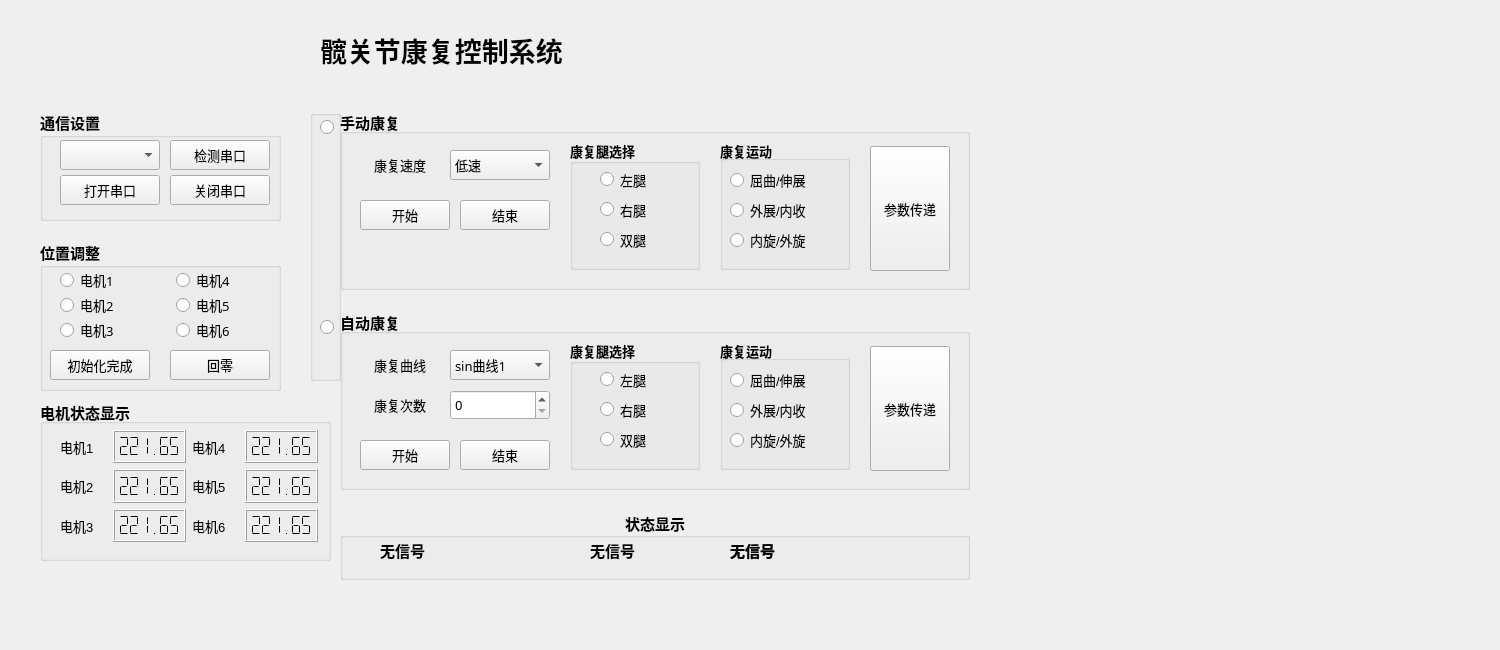
<?xml version="1.0" encoding="UTF-8"?>
<ui version="4.0">
 <class>Exo_Main</class>
 <widget class="QWidget" name="Exo_Main">
  <property name="geometry">
   <rect>
    <x>0</x>
    <y>0</y>
    <width>1500</width>
    <height>650</height>
   </rect>
  </property>
  <property name="windowTitle">
   <string>Exo_Main</string>
  </property>
  <widget class="QGroupBox" name="groupBox_AutoKangFu">
   <property name="geometry">
    <rect>
     <x>340</x>
     <y>310</y>
     <width>630</width>
     <height>180</height>
    </rect>
   </property>
   <property name="font">
    <font>
     <pointsize>11</pointsize>
     <weight>75</weight>
     <bold>true</bold>
    </font>
   </property>
   <property name="title">
    <string>自动康复</string>
   </property>
   <widget class="QLabel" name="label_3">
    <property name="geometry">
     <rect>
      <x>10</x>
      <y>80</y>
      <width>100</width>
      <height>30</height>
     </rect>
    </property>
    <property name="font">
     <font>
      <family>宋体</family>
      <pointsize>10</pointsize>
      <weight>50</weight>
      <bold>false</bold>
     </font>
    </property>
    <property name="layoutDirection">
     <enum>Qt::LeftToRight</enum>
    </property>
    <property name="text">
     <string>康复次数</string>
    </property>
    <property name="alignment">
     <set>Qt::AlignCenter</set>
    </property>
   </widget>
   <widget class="QComboBox" name="comboBox_KangFuCurveChose">
    <property name="geometry">
     <rect>
      <x>110</x>
      <y>40</y>
      <width>100</width>
      <height>30</height>
     </rect>
    </property>
    <property name="font">
     <font>
      <family>宋体</family>
      <pointsize>10</pointsize>
      <weight>50</weight>
      <bold>false</bold>
     </font>
    </property>
    <item>
     <property name="text">
      <string>sin曲线1</string>
     </property>
    </item>
    <item>
     <property name="text">
      <string>sin曲线2</string>
     </property>
    </item>
    <item>
     <property name="text">
      <string>sin曲线3</string>
     </property>
    </item>
    <item>
     <property name="text">
      <string>步态曲线</string>
     </property>
    </item>
   </widget>
   <widget class="QSpinBox" name="spinBox_AutoKangFuCiShu">
    <property name="geometry">
     <rect>
      <x>110</x>
      <y>80</y>
      <width>100</width>
      <height>30</height>
     </rect>
    </property>
    <property name="font">
     <font>
      <family>宋体</family>
      <pointsize>10</pointsize>
      <weight>50</weight>
      <bold>false</bold>
     </font>
    </property>
   </widget>
   <widget class="QGroupBox" name="groupBox_7">
    <property name="geometry">
     <rect>
      <x>380</x>
      <y>30</y>
      <width>130</width>
      <height>130</height>
     </rect>
    </property>
    <property name="font">
     <font>
      <pointsize>10</pointsize>
      <weight>75</weight>
      <bold>true</bold>
     </font>
    </property>
    <property name="title">
     <string>康复运动</string>
    </property>
    <widget class="QRadioButton" name="radioBtn_NeiWaiXuan_2">
     <property name="geometry">
      <rect>
       <x>10</x>
       <y>90</y>
       <width>100</width>
       <height>20</height>
      </rect>
     </property>
     <property name="font">
      <font>
       <pointsize>10</pointsize>
       <weight>50</weight>
       <bold>false</bold>
      </font>
     </property>
     <property name="text">
      <string>内旋/外旋</string>
     </property>
    </widget>
    <widget class="QRadioButton" name="radioBtn_ZhanShou_2">
     <property name="geometry">
      <rect>
       <x>10</x>
       <y>60</y>
       <width>100</width>
       <height>20</height>
      </rect>
     </property>
     <property name="font">
      <font>
       <pointsize>10</pointsize>
       <weight>50</weight>
       <bold>false</bold>
      </font>
     </property>
     <property name="text">
      <string>外展/内收</string>
     </property>
    </widget>
    <widget class="QRadioButton" name="radioBtn_QuShen_2">
     <property name="geometry">
      <rect>
       <x>10</x>
       <y>30</y>
       <width>100</width>
       <height>20</height>
      </rect>
     </property>
     <property name="baseSize">
      <size>
       <width>14</width>
       <height>4</height>
      </size>
     </property>
     <property name="font">
      <font>
       <pointsize>10</pointsize>
       <weight>50</weight>
       <bold>false</bold>
      </font>
     </property>
     <property name="text">
      <string>屈曲/伸展</string>
     </property>
    </widget>
   </widget>
   <widget class="QPushButton" name="Btn_Auto_Start">
    <property name="geometry">
     <rect>
      <x>20</x>
      <y>130</y>
      <width>90</width>
      <height>30</height>
     </rect>
    </property>
    <property name="font">
     <font>
      <family>宋体</family>
      <pointsize>10</pointsize>
      <weight>50</weight>
      <bold>false</bold>
     </font>
    </property>
    <property name="text">
     <string>开始</string>
    </property>
   </widget>
   <widget class="QGroupBox" name="groupBox_8">
    <property name="geometry">
     <rect>
      <x>230</x>
      <y>30</y>
      <width>130</width>
      <height>130</height>
     </rect>
    </property>
    <property name="font">
     <font>
      <family>宋体</family>
      <pointsize>10</pointsize>
      <weight>75</weight>
      <bold>true</bold>
     </font>
    </property>
    <property name="title">
     <string>康复腿选择</string>
    </property>
    <widget class="QRadioButton" name="radioBtn_RightLeg_2">
     <property name="geometry">
      <rect>
       <x>30</x>
       <y>60</y>
       <width>61</width>
       <height>19</height>
      </rect>
     </property>
     <property name="font">
      <font>
       <family>宋体</family>
       <pointsize>10</pointsize>
       <weight>50</weight>
       <bold>false</bold>
      </font>
     </property>
     <property name="text">
      <string>右腿</string>
     </property>
    </widget>
    <widget class="QRadioButton" name="radioBtn_BothLeg_2">
     <property name="geometry">
      <rect>
       <x>30</x>
       <y>90</y>
       <width>61</width>
       <height>19</height>
      </rect>
     </property>
     <property name="font">
      <font>
       <family>宋体</family>
       <pointsize>10</pointsize>
       <weight>50</weight>
       <bold>false</bold>
      </font>
     </property>
     <property name="text">
      <string>双腿</string>
     </property>
    </widget>
    <widget class="QRadioButton" name="radioBtn_LeftLeg_2">
     <property name="geometry">
      <rect>
       <x>30</x>
       <y>30</y>
       <width>61</width>
       <height>19</height>
      </rect>
     </property>
     <property name="font">
      <font>
       <family>宋体</family>
       <pointsize>10</pointsize>
       <weight>50</weight>
       <bold>false</bold>
      </font>
     </property>
     <property name="text">
      <string>左腿</string>
     </property>
    </widget>
   </widget>
   <widget class="QPushButton" name="AutoMode_End">
    <property name="geometry">
     <rect>
      <x>120</x>
      <y>130</y>
      <width>90</width>
      <height>30</height>
     </rect>
    </property>
    <property name="font">
     <font>
      <family>宋体</family>
      <pointsize>10</pointsize>
      <weight>50</weight>
      <bold>false</bold>
     </font>
    </property>
    <property name="text">
     <string>结束</string>
    </property>
   </widget>
   <widget class="QLabel" name="label_4">
    <property name="geometry">
     <rect>
      <x>10</x>
      <y>40</y>
      <width>100</width>
      <height>30</height>
     </rect>
    </property>
    <property name="font">
     <font>
      <family>宋体</family>
      <pointsize>10</pointsize>
      <weight>50</weight>
      <bold>false</bold>
     </font>
    </property>
    <property name="layoutDirection">
     <enum>Qt::LeftToRight</enum>
    </property>
    <property name="text">
     <string>康复曲线</string>
    </property>
    <property name="alignment">
     <set>Qt::AlignCenter</set>
    </property>
   </widget>
   <widget class="QPushButton" name="Btn_Auto_ParaSend">
    <property name="geometry">
     <rect>
      <x>530</x>
      <y>36</y>
      <width>80</width>
      <height>125</height>
     </rect>
    </property>
    <property name="font">
     <font>
      <family>宋体</family>
      <pointsize>10</pointsize>
      <weight>50</weight>
      <bold>false</bold>
     </font>
    </property>
    <property name="text">
     <string>参数传递</string>
    </property>
   </widget>
  </widget>
  <widget class="QGroupBox" name="groupBox_ParaSet">
   <property name="geometry">
    <rect>
     <x>40</x>
     <y>110</y>
     <width>241</width>
     <height>111</height>
    </rect>
   </property>
   <property name="font">
    <font>
     <family>宋体</family>
     <pointsize>11</pointsize>
     <weight>75</weight>
     <bold>true</bold>
    </font>
   </property>
   <property name="title">
    <string>通信设置</string>
   </property>
   <widget class="QPushButton" name="Btn_Open_Serial">
    <property name="geometry">
     <rect>
      <x>20</x>
      <y>65</y>
      <width>100</width>
      <height>30</height>
     </rect>
    </property>
    <property name="font">
     <font>
      <family>宋体</family>
      <pointsize>10</pointsize>
      <weight>50</weight>
      <bold>false</bold>
     </font>
    </property>
    <property name="text">
     <string>打开串口</string>
    </property>
   </widget>
   <widget class="QPushButton" name="Btn_SerialScan">
    <property name="geometry">
     <rect>
      <x>130</x>
      <y>30</y>
      <width>100</width>
      <height>30</height>
     </rect>
    </property>
    <property name="font">
     <font>
      <family>宋体</family>
      <pointsize>10</pointsize>
      <weight>50</weight>
      <bold>false</bold>
     </font>
    </property>
    <property name="text">
     <string>检测串口</string>
    </property>
   </widget>
   <widget class="QPushButton" name="Btn_Close_Serial">
    <property name="geometry">
     <rect>
      <x>130</x>
      <y>65</y>
      <width>100</width>
      <height>30</height>
     </rect>
    </property>
    <property name="font">
     <font>
      <family>宋体</family>
      <pointsize>10</pointsize>
      <weight>50</weight>
      <bold>false</bold>
     </font>
    </property>
    <property name="text">
     <string>关闭串口</string>
    </property>
   </widget>
   <widget class="QComboBox" name="comBox_Serial_num">
    <property name="geometry">
     <rect>
      <x>20</x>
      <y>30</y>
      <width>100</width>
      <height>30</height>
     </rect>
    </property>
    <property name="font">
     <font>
      <family>宋体</family>
      <pointsize>10</pointsize>
      <weight>50</weight>
      <bold>false</bold>
     </font>
    </property>
   </widget>
  </widget>
  <widget class="QGroupBox" name="groupBox_ShouDongKangFu">
   <property name="geometry">
    <rect>
     <x>340</x>
     <y>110</y>
     <width>630</width>
     <height>180</height>
    </rect>
   </property>
   <property name="font">
    <font>
     <pointsize>11</pointsize>
     <weight>75</weight>
     <bold>true</bold>
    </font>
   </property>
   <property name="title">
    <string>手动康复</string>
   </property>
   <widget class="QComboBox" name="combBox_SpeedChose">
    <property name="geometry">
     <rect>
      <x>110</x>
      <y>40</y>
      <width>100</width>
      <height>30</height>
     </rect>
    </property>
    <property name="font">
     <font>
      <family>宋体</family>
      <pointsize>10</pointsize>
      <weight>50</weight>
      <bold>false</bold>
     </font>
    </property>
    <item>
     <property name="text">
      <string>低速</string>
     </property>
    </item>
    <item>
     <property name="text">
      <string>中速</string>
     </property>
    </item>
    <item>
     <property name="text">
      <string>高速</string>
     </property>
    </item>
    <item>
     <property name="text">
      <string>电流限幅</string>
     </property>
    </item>
   </widget>
   <widget class="QGroupBox" name="groupBox_4">
    <property name="geometry">
     <rect>
      <x>380</x>
      <y>30</y>
      <width>130</width>
      <height>130</height>
     </rect>
    </property>
    <property name="font">
     <font>
      <pointsize>10</pointsize>
      <weight>75</weight>
      <bold>true</bold>
     </font>
    </property>
    <property name="title">
     <string>康复运动</string>
    </property>
    <widget class="QRadioButton" name="radioBtn_NeiWaiXuan">
     <property name="geometry">
      <rect>
       <x>10</x>
       <y>90</y>
       <width>100</width>
       <height>20</height>
      </rect>
     </property>
     <property name="font">
      <font>
       <pointsize>10</pointsize>
       <weight>50</weight>
       <bold>false</bold>
      </font>
     </property>
     <property name="text">
      <string>内旋/外旋</string>
     </property>
    </widget>
    <widget class="QRadioButton" name="radioBtn_ZhanShou">
     <property name="geometry">
      <rect>
       <x>10</x>
       <y>60</y>
       <width>100</width>
       <height>20</height>
      </rect>
     </property>
     <property name="font">
      <font>
       <pointsize>10</pointsize>
       <weight>50</weight>
       <bold>false</bold>
      </font>
     </property>
     <property name="text">
      <string>外展/内收</string>
     </property>
    </widget>
    <widget class="QRadioButton" name="radioBtn_QuShen">
     <property name="geometry">
      <rect>
       <x>10</x>
       <y>30</y>
       <width>100</width>
       <height>20</height>
      </rect>
     </property>
     <property name="baseSize">
      <size>
       <width>14</width>
       <height>4</height>
      </size>
     </property>
     <property name="font">
      <font>
       <pointsize>10</pointsize>
       <weight>50</weight>
       <bold>false</bold>
      </font>
     </property>
     <property name="text">
      <string>屈曲/伸展</string>
     </property>
    </widget>
   </widget>
   <widget class="QPushButton" name="Btn_ShouDong_Start">
    <property name="geometry">
     <rect>
      <x>20</x>
      <y>90</y>
      <width>90</width>
      <height>30</height>
     </rect>
    </property>
    <property name="font">
     <font>
      <family>宋体</family>
      <pointsize>10</pointsize>
      <weight>50</weight>
      <bold>false</bold>
     </font>
    </property>
    <property name="text">
     <string>开始</string>
    </property>
   </widget>
   <widget class="QGroupBox" name="groupBox_3">
    <property name="geometry">
     <rect>
      <x>230</x>
      <y>30</y>
      <width>130</width>
      <height>130</height>
     </rect>
    </property>
    <property name="font">
     <font>
      <family>宋体</family>
      <pointsize>10</pointsize>
      <weight>75</weight>
      <bold>true</bold>
     </font>
    </property>
    <property name="title">
     <string>康复腿选择</string>
    </property>
    <widget class="QRadioButton" name="radioBtn_RightLeg">
     <property name="geometry">
      <rect>
       <x>30</x>
       <y>60</y>
       <width>61</width>
       <height>19</height>
      </rect>
     </property>
     <property name="font">
      <font>
       <family>宋体</family>
       <pointsize>10</pointsize>
       <weight>50</weight>
       <bold>false</bold>
      </font>
     </property>
     <property name="text">
      <string>右腿</string>
     </property>
    </widget>
    <widget class="QRadioButton" name="radioBtn_BothLeg">
     <property name="geometry">
      <rect>
       <x>30</x>
       <y>90</y>
       <width>61</width>
       <height>19</height>
      </rect>
     </property>
     <property name="font">
      <font>
       <family>宋体</family>
       <pointsize>10</pointsize>
       <weight>50</weight>
       <bold>false</bold>
      </font>
     </property>
     <property name="text">
      <string>双腿</string>
     </property>
    </widget>
    <widget class="QRadioButton" name="radioBtn_LeftLeg">
     <property name="geometry">
      <rect>
       <x>30</x>
       <y>30</y>
       <width>61</width>
       <height>19</height>
      </rect>
     </property>
     <property name="font">
      <font>
       <family>宋体</family>
       <pointsize>10</pointsize>
       <weight>50</weight>
       <bold>false</bold>
      </font>
     </property>
     <property name="text">
      <string>左腿</string>
     </property>
    </widget>
   </widget>
   <widget class="QPushButton" name="Btn_ShouDongEnd">
    <property name="geometry">
     <rect>
      <x>120</x>
      <y>90</y>
      <width>90</width>
      <height>30</height>
     </rect>
    </property>
    <property name="font">
     <font>
      <family>宋体</family>
      <pointsize>10</pointsize>
      <weight>50</weight>
      <bold>false</bold>
     </font>
    </property>
    <property name="text">
     <string>结束</string>
    </property>
   </widget>
   <widget class="QLabel" name="label_KangFuSuDu">
    <property name="geometry">
     <rect>
      <x>10</x>
      <y>40</y>
      <width>100</width>
      <height>30</height>
     </rect>
    </property>
    <property name="font">
     <font>
      <family>宋体</family>
      <pointsize>10</pointsize>
      <weight>50</weight>
      <bold>false</bold>
     </font>
    </property>
    <property name="layoutDirection">
     <enum>Qt::LeftToRight</enum>
    </property>
    <property name="text">
     <string>康复速度</string>
    </property>
    <property name="alignment">
     <set>Qt::AlignCenter</set>
    </property>
   </widget>
   <widget class="QPushButton" name="Btn_ShouDong_ParaSend">
    <property name="geometry">
     <rect>
      <x>530</x>
      <y>36</y>
      <width>80</width>
      <height>125</height>
     </rect>
    </property>
    <property name="font">
     <font>
      <family>宋体</family>
      <pointsize>10</pointsize>
      <weight>50</weight>
      <bold>false</bold>
     </font>
    </property>
    <property name="text">
     <string>参数传递</string>
    </property>
   </widget>
  </widget>
  <widget class="QLabel" name="Title_all">
   <property name="geometry">
    <rect>
     <x>320</x>
     <y>30</y>
     <width>320</width>
     <height>40</height>
    </rect>
   </property>
   <property name="font">
    <font>
     <family>隶书</family>
     <pointsize>20</pointsize>
     <weight>75</weight>
     <bold>true</bold>
     <stylestrategy>PreferAntialias</stylestrategy>
    </font>
   </property>
   <property name="text">
    <string>髋关节康复控制系统</string>
   </property>
  </widget>
  <widget class="QGroupBox" name="groupBox_MotorState">
   <property name="geometry">
    <rect>
     <x>40</x>
     <y>400</y>
     <width>291</width>
     <height>161</height>
    </rect>
   </property>
   <property name="font">
    <font>
     <pointsize>11</pointsize>
     <weight>75</weight>
     <bold>true</bold>
    </font>
   </property>
   <property name="title">
    <string>电机状态显示</string>
   </property>
   <widget class="QWidget" name="layoutWidget">
    <property name="geometry">
     <rect>
      <x>20</x>
      <y>30</y>
      <width>258</width>
      <height>112</height>
     </rect>
    </property>
    <layout class="QGridLayout" name="gridLayout">
     <item row="1" column="1">
      <widget class="QLCDNumber" name="lcdNum_M2">
       <property name="font">
        <font>
         <pointsize>10</pointsize>
         <weight>75</weight>
         <bold>true</bold>
        </font>
       </property>
       <property name="frameShape">
        <enum>QFrame::Box</enum>
       </property>
       <property name="frameShadow">
        <enum>QFrame::Raised</enum>
       </property>
       <property name="lineWidth">
        <number>1</number>
       </property>
       <property name="midLineWidth">
        <number>0</number>
       </property>
       <property name="smallDecimalPoint">
        <bool>false</bool>
       </property>
       <property name="digitCount">
        <number>6</number>
       </property>
       <property name="segmentStyle">
        <enum>QLCDNumber::Flat</enum>
       </property>
       <property name="value" stdset="0">
        <double>221.650000000000006</double>
       </property>
      </widget>
     </item>
     <item row="2" column="0">
      <widget class="QLabel" name="label_8">
       <property name="font">
        <font>
         <pointsize>10</pointsize>
         <weight>50</weight>
         <bold>false</bold>
        </font>
       </property>
       <property name="text">
        <string>电机3</string>
       </property>
      </widget>
     </item>
     <item row="0" column="0">
      <widget class="QLabel" name="label">
       <property name="font">
        <font>
         <pointsize>10</pointsize>
         <weight>50</weight>
         <bold>false</bold>
        </font>
       </property>
       <property name="text">
        <string>电机1</string>
       </property>
      </widget>
     </item>
     <item row="1" column="0">
      <widget class="QLabel" name="label_2">
       <property name="font">
        <font>
         <pointsize>10</pointsize>
         <weight>50</weight>
         <bold>false</bold>
        </font>
       </property>
       <property name="text">
        <string>电机2</string>
       </property>
      </widget>
     </item>
     <item row="2" column="1">
      <widget class="QLCDNumber" name="lcdNum_M3">
       <property name="font">
        <font>
         <pointsize>10</pointsize>
         <weight>75</weight>
         <bold>true</bold>
        </font>
       </property>
       <property name="frameShape">
        <enum>QFrame::Box</enum>
       </property>
       <property name="frameShadow">
        <enum>QFrame::Raised</enum>
       </property>
       <property name="lineWidth">
        <number>1</number>
       </property>
       <property name="midLineWidth">
        <number>0</number>
       </property>
       <property name="smallDecimalPoint">
        <bool>false</bool>
       </property>
       <property name="digitCount">
        <number>6</number>
       </property>
       <property name="segmentStyle">
        <enum>QLCDNumber::Flat</enum>
       </property>
       <property name="value" stdset="0">
        <double>221.650000000000006</double>
       </property>
      </widget>
     </item>
     <item row="0" column="1">
      <widget class="QLCDNumber" name="lcdNum_M1">
       <property name="font">
        <font>
         <pointsize>10</pointsize>
         <weight>75</weight>
         <bold>true</bold>
        </font>
       </property>
       <property name="frameShape">
        <enum>QFrame::Box</enum>
       </property>
       <property name="frameShadow">
        <enum>QFrame::Raised</enum>
       </property>
       <property name="lineWidth">
        <number>1</number>
       </property>
       <property name="midLineWidth">
        <number>0</number>
       </property>
       <property name="smallDecimalPoint">
        <bool>false</bool>
       </property>
       <property name="digitCount">
        <number>6</number>
       </property>
       <property name="segmentStyle">
        <enum>QLCDNumber::Flat</enum>
       </property>
       <property name="value" stdset="0">
        <double>221.650000000000006</double>
       </property>
      </widget>
     </item>
     <item row="2" column="3">
      <widget class="QLCDNumber" name="lcdNum_M6">
       <property name="font">
        <font>
         <pointsize>10</pointsize>
         <weight>75</weight>
         <bold>true</bold>
        </font>
       </property>
       <property name="frameShape">
        <enum>QFrame::Box</enum>
       </property>
       <property name="frameShadow">
        <enum>QFrame::Raised</enum>
       </property>
       <property name="lineWidth">
        <number>1</number>
       </property>
       <property name="midLineWidth">
        <number>0</number>
       </property>
       <property name="smallDecimalPoint">
        <bool>false</bool>
       </property>
       <property name="digitCount">
        <number>6</number>
       </property>
       <property name="segmentStyle">
        <enum>QLCDNumber::Flat</enum>
       </property>
       <property name="value" stdset="0">
        <double>221.650000000000006</double>
       </property>
      </widget>
     </item>
     <item row="1" column="2">
      <widget class="QLabel" name="label_6">
       <property name="font">
        <font>
         <pointsize>10</pointsize>
         <weight>50</weight>
         <bold>false</bold>
        </font>
       </property>
       <property name="text">
        <string>电机5</string>
       </property>
      </widget>
     </item>
     <item row="2" column="2">
      <widget class="QLabel" name="label_7">
       <property name="font">
        <font>
         <pointsize>10</pointsize>
         <weight>50</weight>
         <bold>false</bold>
        </font>
       </property>
       <property name="text">
        <string>电机6</string>
       </property>
      </widget>
     </item>
     <item row="0" column="2">
      <widget class="QLabel" name="label_5">
       <property name="font">
        <font>
         <pointsize>10</pointsize>
         <weight>50</weight>
         <bold>false</bold>
        </font>
       </property>
       <property name="text">
        <string>电机4</string>
       </property>
      </widget>
     </item>
     <item row="0" column="3">
      <widget class="QLCDNumber" name="lcdNum_M4">
       <property name="font">
        <font>
         <pointsize>10</pointsize>
         <weight>75</weight>
         <bold>true</bold>
        </font>
       </property>
       <property name="frameShape">
        <enum>QFrame::Box</enum>
       </property>
       <property name="frameShadow">
        <enum>QFrame::Raised</enum>
       </property>
       <property name="lineWidth">
        <number>1</number>
       </property>
       <property name="midLineWidth">
        <number>0</number>
       </property>
       <property name="smallDecimalPoint">
        <bool>false</bool>
       </property>
       <property name="digitCount">
        <number>6</number>
       </property>
       <property name="segmentStyle">
        <enum>QLCDNumber::Flat</enum>
       </property>
       <property name="value" stdset="0">
        <double>221.650000000000006</double>
       </property>
      </widget>
     </item>
     <item row="1" column="3">
      <widget class="QLCDNumber" name="lcdNum_M5">
       <property name="font">
        <font>
         <pointsize>10</pointsize>
         <weight>75</weight>
         <bold>true</bold>
        </font>
       </property>
       <property name="frameShape">
        <enum>QFrame::Box</enum>
       </property>
       <property name="frameShadow">
        <enum>QFrame::Raised</enum>
       </property>
       <property name="lineWidth">
        <number>1</number>
       </property>
       <property name="midLineWidth">
        <number>0</number>
       </property>
       <property name="smallDecimalPoint">
        <bool>false</bool>
       </property>
       <property name="digitCount">
        <number>6</number>
       </property>
       <property name="segmentStyle">
        <enum>QLCDNumber::Flat</enum>
       </property>
       <property name="value" stdset="0">
        <double>221.650000000000006</double>
       </property>
      </widget>
     </item>
    </layout>
   </widget>
  </widget>
  <widget class="QGroupBox" name="groupBox_InitMotorChoose">
   <property name="geometry">
    <rect>
     <x>40</x>
     <y>240</y>
     <width>241</width>
     <height>151</height>
    </rect>
   </property>
   <property name="font">
    <font>
     <family>宋体</family>
     <pointsize>11</pointsize>
     <weight>75</weight>
     <bold>true</bold>
    </font>
   </property>
   <property name="title">
    <string>位置调整</string>
   </property>
   <widget class="QRadioButton" name="Btn_LM3">
    <property name="geometry">
     <rect>
      <x>20</x>
      <y>80</y>
      <width>70</width>
      <height>20</height>
     </rect>
    </property>
    <property name="font">
     <font>
      <family>宋体</family>
      <pointsize>10</pointsize>
      <weight>50</weight>
      <bold>false</bold>
     </font>
    </property>
    <property name="text">
     <string>电机3</string>
    </property>
   </widget>
   <widget class="QRadioButton" name="Btn_LM1">
    <property name="geometry">
     <rect>
      <x>20</x>
      <y>30</y>
      <width>70</width>
      <height>20</height>
     </rect>
    </property>
    <property name="font">
     <font>
      <family>宋体</family>
      <pointsize>10</pointsize>
      <weight>50</weight>
      <bold>false</bold>
     </font>
    </property>
    <property name="text">
     <string>电机1</string>
    </property>
   </widget>
   <widget class="QRadioButton" name="Btn_LM2">
    <property name="geometry">
     <rect>
      <x>20</x>
      <y>55</y>
      <width>70</width>
      <height>20</height>
     </rect>
    </property>
    <property name="font">
     <font>
      <family>宋体</family>
      <pointsize>10</pointsize>
      <weight>50</weight>
      <bold>false</bold>
     </font>
    </property>
    <property name="text">
     <string>电机2</string>
    </property>
   </widget>
   <widget class="QRadioButton" name="Btn_RM3">
    <property name="geometry">
     <rect>
      <x>136</x>
      <y>80</y>
      <width>70</width>
      <height>20</height>
     </rect>
    </property>
    <property name="font">
     <font>
      <family>宋体</family>
      <pointsize>10</pointsize>
      <weight>50</weight>
      <bold>false</bold>
     </font>
    </property>
    <property name="text">
     <string>电机6</string>
    </property>
   </widget>
   <widget class="QRadioButton" name="Btn_RM1">
    <property name="geometry">
     <rect>
      <x>136</x>
      <y>30</y>
      <width>70</width>
      <height>20</height>
     </rect>
    </property>
    <property name="font">
     <font>
      <family>宋体</family>
      <pointsize>10</pointsize>
      <weight>50</weight>
      <bold>false</bold>
     </font>
    </property>
    <property name="text">
     <string>电机4</string>
    </property>
   </widget>
   <widget class="QRadioButton" name="Btn_RM2">
    <property name="geometry">
     <rect>
      <x>136</x>
      <y>55</y>
      <width>70</width>
      <height>20</height>
     </rect>
    </property>
    <property name="font">
     <font>
      <family>宋体</family>
      <pointsize>10</pointsize>
      <weight>50</weight>
      <bold>false</bold>
     </font>
    </property>
    <property name="text">
     <string>电机5</string>
    </property>
   </widget>
   <widget class="QPushButton" name="Btn_Init">
    <property name="geometry">
     <rect>
      <x>10</x>
      <y>110</y>
      <width>100</width>
      <height>30</height>
     </rect>
    </property>
    <property name="font">
     <font>
      <family>宋体</family>
      <pointsize>10</pointsize>
      <weight>50</weight>
      <bold>false</bold>
     </font>
    </property>
    <property name="text">
     <string>初始化完成</string>
    </property>
   </widget>
   <widget class="QPushButton" name="Btn_BackZero">
    <property name="geometry">
     <rect>
      <x>130</x>
      <y>110</y>
      <width>100</width>
      <height>30</height>
     </rect>
    </property>
    <property name="font">
     <font>
      <family>宋体</family>
      <pointsize>10</pointsize>
      <weight>50</weight>
      <bold>false</bold>
     </font>
    </property>
    <property name="text">
     <string>回零</string>
    </property>
   </widget>
  </widget>
  <widget class="QGroupBox" name="groupBox_State_Display">
   <property name="geometry">
    <rect>
     <x>340</x>
     <y>510</y>
     <width>630</width>
     <height>70</height>
    </rect>
   </property>
   <property name="font">
    <font>
     <family>华光细黑_CNKI</family>
     <pointsize>11</pointsize>
     <weight>75</weight>
     <bold>true</bold>
    </font>
   </property>
   <property name="title">
    <string>状态显示</string>
   </property>
   <property name="alignment">
    <set>Qt::AlignCenter</set>
   </property>
   <widget class="QLabel" name="Label_KangFuYunDong">
    <property name="geometry">
     <rect>
      <x>40</x>
      <y>30</y>
      <width>181</width>
      <height>20</height>
     </rect>
    </property>
    <property name="font">
     <font>
      <family>华文楷体</family>
      <pointsize>11</pointsize>
      <weight>75</weight>
      <bold>true</bold>
     </font>
    </property>
    <property name="text">
     <string>无信号</string>
    </property>
   </widget>
   <widget class="QLabel" name="Label_KangFuCiShu">
    <property name="geometry">
     <rect>
      <x>390</x>
      <y>30</y>
      <width>170</width>
      <height>20</height>
     </rect>
    </property>
    <property name="font">
     <font>
      <family>华文楷体</family>
      <pointsize>11</pointsize>
      <weight>75</weight>
      <bold>true</bold>
     </font>
    </property>
    <property name="text">
     <string>无信号</string>
    </property>
   </widget>
   <widget class="QLabel" name="Label_ShouDongKangFu_Speed">
    <property name="geometry">
     <rect>
      <x>390</x>
      <y>30</y>
      <width>170</width>
      <height>20</height>
     </rect>
    </property>
    <property name="font">
     <font>
      <family>华文楷体</family>
      <pointsize>11</pointsize>
      <weight>75</weight>
      <bold>true</bold>
     </font>
    </property>
    <property name="text">
     <string>无信号</string>
    </property>
   </widget>
   <widget class="QLabel" name="Label_CurveType">
    <property name="geometry">
     <rect>
      <x>250</x>
      <y>30</y>
      <width>101</width>
      <height>20</height>
     </rect>
    </property>
    <property name="font">
     <font>
      <family>华文楷体</family>
      <pointsize>11</pointsize>
      <weight>75</weight>
      <bold>true</bold>
     </font>
    </property>
    <property name="text">
     <string>无信号</string>
    </property>
   </widget>
  </widget>
  <widget class="QGroupBox" name="groupBox">
   <property name="geometry">
    <rect>
     <x>310</x>
     <y>110</y>
     <width>31</width>
     <height>271</height>
    </rect>
   </property>
   <property name="title">
    <string/>
   </property>
   <property name="flat">
    <bool>true</bool>
   </property>
   <property name="checkable">
    <bool>false</bool>
   </property>
   <widget class="QRadioButton" name="radioBtn_ShouDong">
    <property name="geometry">
     <rect>
      <x>10</x>
      <y>10</y>
      <width>15</width>
      <height>15</height>
     </rect>
    </property>
    <property name="font">
     <font>
      <pointsize>10</pointsize>
     </font>
    </property>
    <property name="text">
     <string/>
    </property>
   </widget>
   <widget class="QRadioButton" name="radioBtn_ShouDong_2">
    <property name="geometry">
     <rect>
      <x>10</x>
      <y>210</y>
      <width>15</width>
      <height>15</height>
     </rect>
    </property>
    <property name="font">
     <font>
      <pointsize>10</pointsize>
     </font>
    </property>
    <property name="text">
     <string/>
    </property>
   </widget>
  </widget>
 </widget>
 <resources/>
 <connections/>
</ui>
